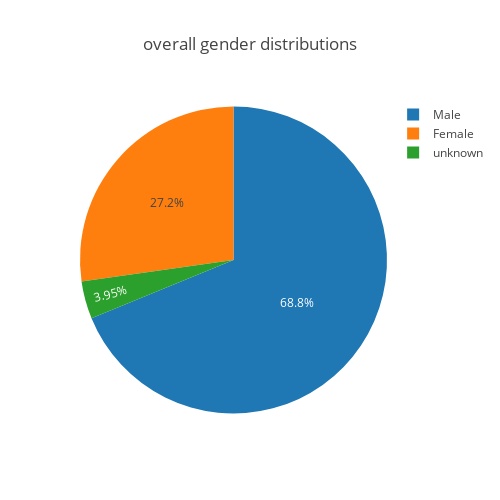
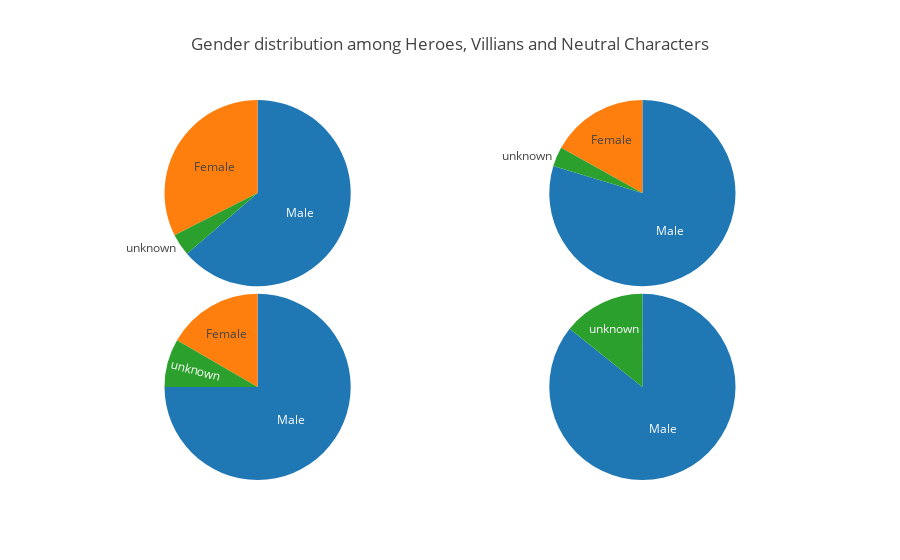

These figures' notebook cell, in order:
### Markdown cell above
## Gender Distribution - overall and alignment-wise

### Code cell
# gender distribution
gender_series = heroes['Gender'].value_counts()
genders = list(gender_series.index)
distribution = list((gender_series/gender_series.sum())*100)

trace = go.Pie(labels=genders, values=distribution)
layout = go.Layout(
    title='overall gender distributions',
    height=500,
    width=500
)
data = [trace]
fig = go.Figure(data=data, layout=layout)
py.iplot(fig, filename='gender-distribution')

# gender distribution by alignment
heroes_gender_series = heroes['Gender'].loc[heroes['Alignment']=='good'].value_counts()
heroes_genders = list(heroes_gender_series.index)
heroes_distribution = list((heroes_gender_series/heroes_gender_series.sum())*100)

villian_gender_series = heroes['Gender'].loc[heroes['Alignment']=='bad'].value_counts()
villian_genders = list(villian_gender_series.index)
villian_distribution = list((villian_gender_series/villian_gender_series.sum())*100)

neutral_gender_series = heroes['Gender'].loc[heroes['Alignment']=='neutral'].value_counts()
neutral_genders = list(neutral_gender_series.index)
neutral_distribution = list((neutral_gender_series/neutral_gender_series.sum())*100)

unknown_gender_series = heroes['Gender'].loc[heroes['Alignment']=='unknown'].value_counts()
unknown_genders = list(unknown_gender_series.index)
unknown_distribution = list((unknown_gender_series/unknown_gender_series.sum())*100)

fig = {
    "data": [
        {
            "labels": heroes_genders, 
            "values": heroes_distribution, 
            "type": "pie", 
            "name": "heroes",
            "domain":{'x': [0, 0.48],
                      'y': [0.51, 1]},
            "textinfo": "label"
        },
        {
            "labels": villian_genders, 
            "values": villian_distribution, 
            "type": "pie", 
            "name": "villians",
            "domain":{'x': [0.52, 1],
                     'y': [0.51, 1]},
            "textinfo": "label"
        },
        {
            "labels": neutral_genders, 
            "values": neutral_distribution, 
            "type": "pie", 
            "name": "neutral characters",
            "domain":{'x': [0, 0.48],
                      'y': [0, 0.49]},
            "textinfo": "label"
        },
        {
            "labels": unknown_genders, 
            "values": unknown_distribution, 
            "type": "pie", 
            "name": "unknown characters",
            "domain":{'x': [0.52, 1],
                      'y': [0, 0.49]},
            "textinfo": "label"
        }
    ],
    "layout": {"title": "Gender distribution among Heroes, Villians and Neutral Characters", 
               "showlegend": False}
}

py.iplot(fig, filename='Gender distribution')

### Figure 1 — Plotly figure (JSON) as saved in the notebook; plotly's stock layout.template omitted (floating-point values rounded to 4 significant figures)
{"data": [{"labels": ["Male", "Female", "unknown"], "type": "pie", "values": [68.8, 27.25, 3.951]}], "layout": {"height": 500, "title": "overall gender distributions", "width": 500}}

### Figure 2 — Plotly figure (JSON) as saved in the notebook; plotly's stock layout.template omitted (floating-point values rounded to 4 significant figures)
{"data": [{"domain": {"x": [0, 0.48], "y": [0.51, 1]}, "labels": ["Male", "Female", "unknown"], "name": "heroes", "textinfo": "label", "type": "pie", "values": [63.71, 32.46, 3.831]}, {"domain": {"x": [0.52, 1], "y": [0.51, 1]}, "labels": ["Male", "Female", "unknown"], "name": "villians", "textinfo": "label", "type": "pie", "values": [79.71, 16.91, 3.382]}, {"domain": {"x": [0, 0.48], "y": [0, 0.49]}, "labels": ["Male", "Female", "unknown"], "name": "neutral characters", "textinfo": "label", "type": "pie", "values": [75, 16.67, 8.333]}, {"domain": {"x": [0.52, 1], "y": [0, 0.49]}, "labels": ["Male", "unknown"], "name": "unknown characters", "textinfo": "label", "type": "pie", "values": [85.71, 14.29]}], "layout": {"showlegend": false, "title": "Gender distribution among Heroes, Villians and Neutral Characters"}}
